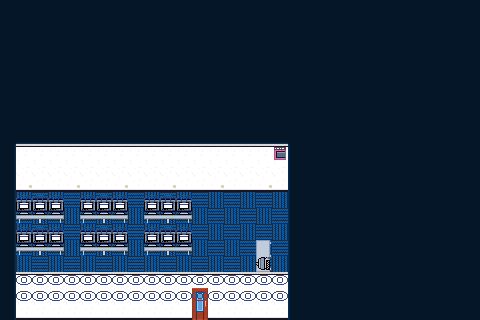

This game map was drawn from its Tiled (.tmx) file and the tilesets committed beside it. A one-line description and the trimmed map source follow:
An orthogonal 30x20 tile map with 16x16 px tiles, 7 tile layers (Background, Object, ObjectAccesories, ObjectOpacity, ...), 2 tilesets and 11 objects.

<map version="1.10" tiledversion="1.10.2" orientation="orthogonal" renderorder="right-down" width="30" height="20" tilewidth="16" tileheight="16" infinite="0" nextlayerid="12" nextobjectid="22">
 <tileset firstgid="1" name="school" tilewidth="16" tileheight="16" tilecount="48" columns="6">
  <image source="school.png" width="96" height="128" />
 </tileset>
 <tileset firstgid="49" name="Accesories" tilewidth="16" tileheight="16" tilecount="256" columns="16">
  <image source="accesories.png" width="256" height="256" />
  <tile id="146">
   <properties>
    <property name="opaque" type="bool" value="false" />
   </properties>
  </tile>
  <tile id="147">
   <properties>
    <property name="opaque" type="bool" value="false" />
   </properties>
  </tile>
  <tile id="162">
   <properties>
    <property name="opaque" type="bool" value="false" />
   </properties>
  </tile>
  <tile id="163">
   <properties>
    <property name="opaque" type="bool" value="false" />
   </properties>
  </tile>
  <tile id="181">
   <properties>
    <property name="opaque" type="bool" value="false" />
   </properties>
  </tile>
 </tileset>
 <layer id="5" name="Background" width="30" height="20">
  <data>[600 cells, 600 non-empty, 10 distinct tile ids]</data>
 </layer>
 <layer id="6" name="Object" width="30" height="20">
  <data>[600 cells, 38 non-empty, 6 distinct tile ids]</data>
 </layer>
 <layer id="11" name="ObjectAccesories" width="30" height="20">
  <data>[600 cells, 0 non-empty, 0 distinct tile ids]</data>
 </layer>
 <layer id="4" name="ObjectOpacity" width="30" height="20">
  <data>[600 cells, 18 non-empty, 1 distinct tile ids]</data>
 </layer>
 <layer id="1" name="Buildings" width="30" height="20">
  <data>[600 cells, 51 non-empty, 5 distinct tile ids]</data>
 </layer>
 <layer id="9" name="BuildingAccesories" width="30" height="20">
  <data>[600 cells, 0 non-empty, 0 distinct tile ids]</data>
 </layer>
 <layer id="8" name="BuildingOpacity" width="30" height="20">
  <data>[600 cells, 34 non-empty, 1 distinct tile ids]</data>
 </layer>
 <objectgroup id="7" name="Collision">
  <object id="9" x="148.168" y="213.58" width="39.8474" height="7.25521" />
  <object id="10" x="83.1251" y="212.421" width="41.3182" height="7.81815" />
  <object id="11" x="256.125" y="244.25" width="11.5" height="22.5" />
  <object id="12" x="0.136364" y="144.545" width="16.0909" height="180.122" />
  <object id="14" x="287.955" y="144.023" width="16.0909" height="181.455" />
  <object id="15" x="18.8561" y="175.515" width="269.5" height="10.8182" />
  <object id="16" x="147.341" y="244.455" width="41.3182" height="7.81815" />
  <object id="17" x="83.7045" y="244.818" width="41.3182" height="7.81815" />
  <object id="18" x="19.5227" y="212.818" width="41.3182" height="7.81815" />
  <object id="19" x="19.3409" y="243.909" width="41.3182" height="7.81815" />
  <object id="21" x="16" y="304" width="272" height="16" />
 </objectgroup>
</map>
